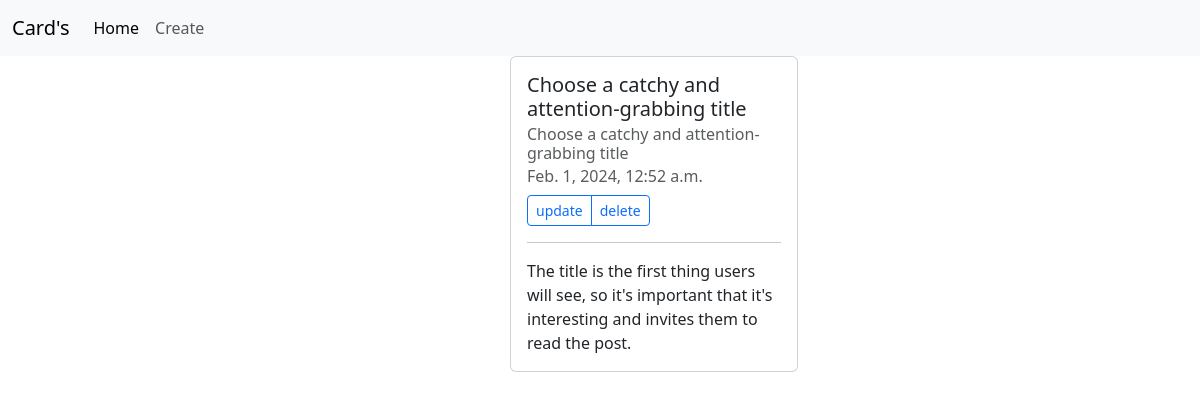
/6/post/, run on the app's committed database.
### blog/models.py (models this page shows, shortened)
class Post(models.Model):
    author = models.CharField(max_length=50)
    title = models.CharField(max_length=250, null=True)
    content = models.TextField(null = True)
    publish = models.DateTimeField(auto_now_add=True)
    class Meta:
        ordering = ['-publish']

### blog/views.py (the view)
# urls.py: path('<int:pk>/post/', DetailPostView.as_view(), name="detail"),
class DetailPostView(DetailView):
    model = Post
    template_name = "posts/detail_post.html"

### templates/posts/detail_post.html
{% extends "base.html" %}
{% block content %}
<div class="row">
    <div class="col-5 offset-5">
        <div class="card" style="width: 18rem;">
            <div class="card-body">
            <h5 class="card-title">{{post.title}}</h5>
            <h6 class="card-subtitle mb-2 text-body-secondary">{{post.title}}</h6>
            <h6 class="card-subtitle mb-2 text-body-secondary">{{post.publish}}</h6>
            <div class="btn-group btn-group-sm" role="group" aria-label="Small button group">
                <a type="button" class="btn btn-outline-primary" href="{% url "update" post.pk %}">update</a>
                <a type="button" class="btn btn-outline-primary" href="{% url "delete" post.pk %}">delete</a>
              </div>
            <hr>
            <p class="card-text">{{ post.content }}</p>
            </div>
        </div>
    </div>
</div>
{% endblock content %}

### data on the page
Post: title "Choose a catchy and attention-grabbing title", publish "Feb. 1, 2024, 12:52 a.m.", content "The title is the first thing users will see, so it's important that it's interesting and invites them to read the post."
